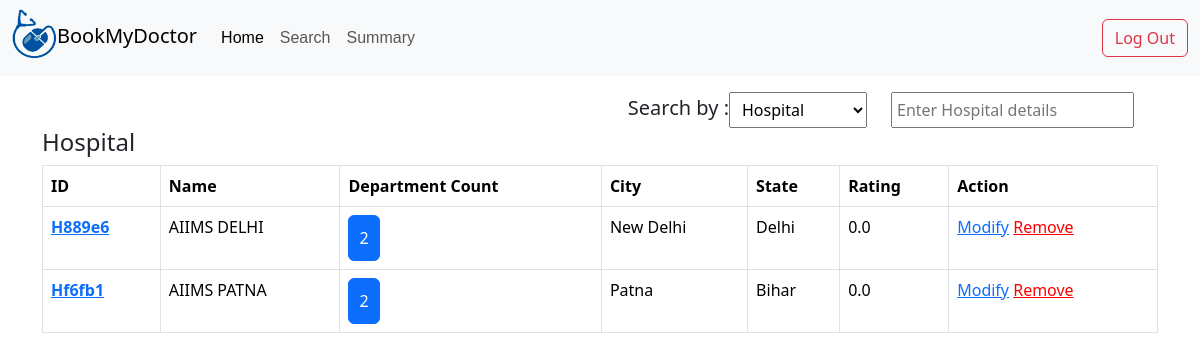
The page /admin/search on the database as committed earlier.
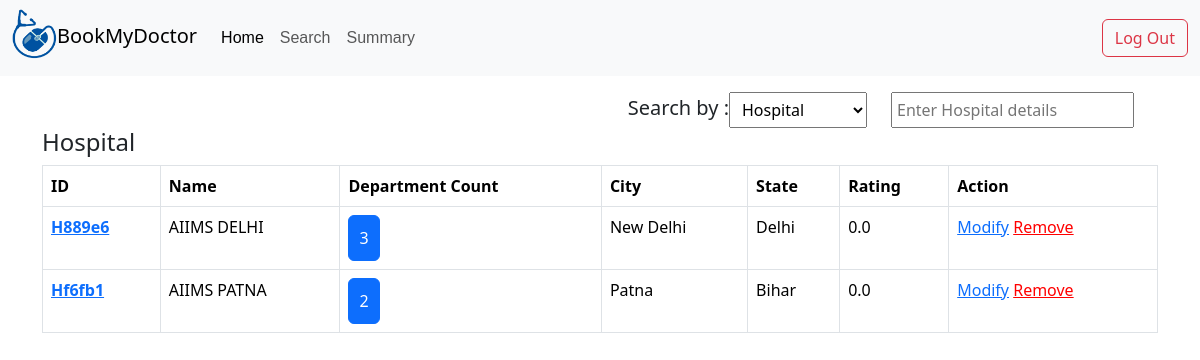
The same page on the database as committed later.
### application/models.py (models this page shows)
class Hospital(db.Model):
    id=db.Column(db.String(),primary_key=True)
    name=db.Column(db.String())
    state=db.Column(db.String())
    city=db.Column(db.String())
    nDept=db.Column(db.Integer,default=0)
    rating=db.Column(db.Float,default=0)
    departments=db.relationship('Department',backref='hospital')

### application/controllers.py (the view)
@app.route('/admin/search')
def adminSearch():
    hospitals=Hospital.query.all()
    departments=Department.query.all()
    doctors=Doctor.query.all()
    return render_template('admin_search.html',hospitals=hospitals,departments=departments,doctors=doctors)

### templates/admin_search.html (shortened to what this page needs)
{%extends 'adminbase.html'%}
{%block content%}
<div class="container pt-3 d-flex justify-content-end">
    <h5 class="pt-1  pr-3">Search by : </h5>
        <select id="select" class="px-2" >
            <option  value="Hospital" selected>Hospital</option>
          </select>
          <input class="mx-4 px-1"  type="search" placeholder="" aria-label="Search" id="search">
</div>
<div class="container table-responsive"  id="Hospital" style="display: none;">
  <h4>Hospital</h4>
  {%if hospitals|length%}
  <table class="table table-bordered table-hover table-responsive">
    <thead>
        <tr>
            <th scope="col">ID</th>
            <th scope="col">Name</th>
            <th scope="col">Department Count</th>
            <th scope="col">City</th>
            <th scope="col">State</th>
            <th scope="col">Rating</th>
            <th scope="col">Action</th>
          </tr>
        </thead>
        <tbody>
        {%for hospital in hospitals%}
          <tr class="Hospital" id="{{hospital.id}}{{hospital.name}}{{hospital.city}}{{hospital.state}}">
            <th scope="row"><a href="/{{hospital.id}}/hospital/details">{{hospital.id}}</a></th>
            <td>{{hospital.name}}</td>
            <td ><button class="btn btn-primary catBtn" value="{{hospital.id}}">{{hospital.nDept}}</button></td>
            <td>{{hospital.city}}</td>
            <td>{{hospital.state}}</td>
            <td>{{hospital.rating}}</td>
            <td><a href="/{{hospital.id}}/hospital/modify">Modify</a> <a href="/{{hospital.id}}/hospital/remove" style="color:red">Remove</a></td>
          </tr>
        {%endfor%}
        </tbody>
      </table>
      {%else%}
      <h5>Oops! No hospitals added yet.</h5>
      {%endif%}
</div>
{%endblock%}

Rows that differ between the two databases and show on the page:
changed Hospital "AIIMS DELHI": nDept "2" → "3"
